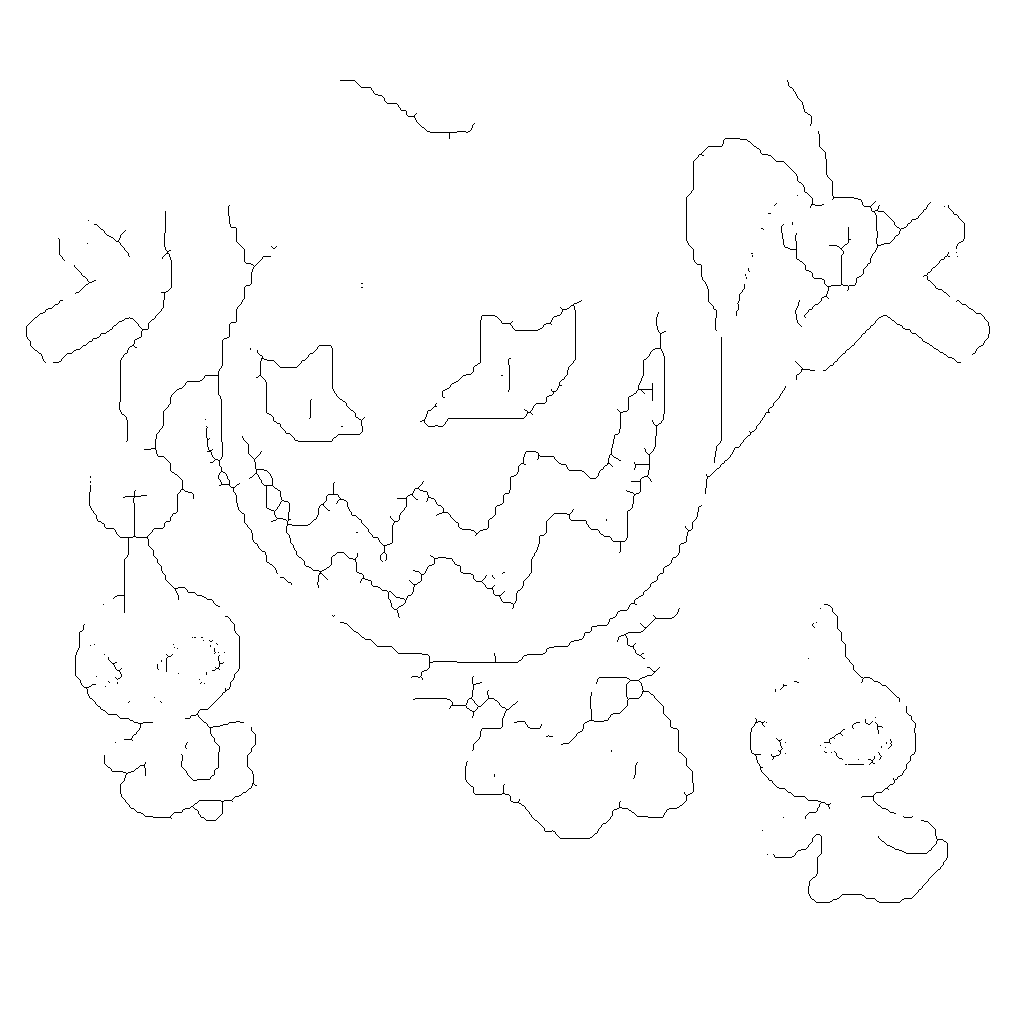

The Python source for this figure:
# Lijnskelet van het model per spritepixel (spooktrein-methode)
import numpy as np; from skimage.morphology import skeletonize, binary_closing, disk
K=np.load('klassen.npy'); dr=np.load('draden_mask.npy')
ln=(K==1)&~dr
ln=binary_closing(ln,disk(2))
sk=skeletonize(ln)
S=968/62; X0,Y0,OX,OY=24,1,1,4
cnt=np.zeros((64,64))
for j in range(64):
  for i in range(64):
    x0=X0+(i-OX)*S; y0=Y0+(j-OY)*S
    xa,ya,xb,yb=max(int(round(x0)),0),max(int(round(y0)),0),min(int(round(x0+S)),1024),min(int(round(y0+S)),1024)
    if xb>xa and yb>ya: cnt[j,i]=sk[ya:yb,xa:xb].sum()
np.save('skel_cnt.npy',cnt); np.save('skel.npy',sk)
from PIL import Image; Image.fromarray((~sk*255).astype('uint8')).save('skel.png')
